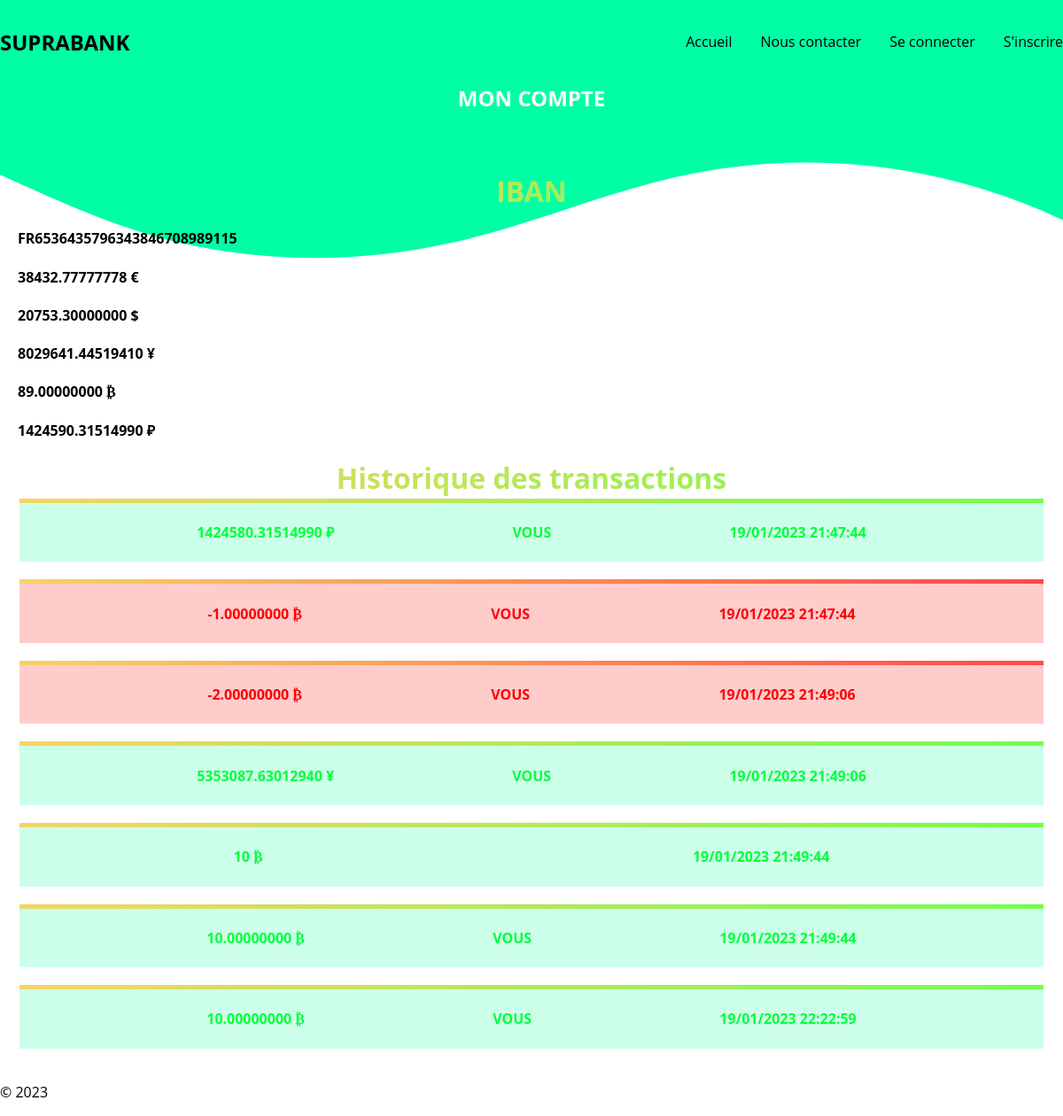
/account.php (signed in), run on the app's committed database.
### tables this page shows
CREATE TABLE `storage` (
  `id` int(11) NOT NULL,
  `id_user` int(11) NOT NULL,
  `id_currency` int(11) NOT NULL,
  `amount` decimal(64,8) NOT NULL DEFAULT '10.00000000'
);

CREATE TABLE `transactions` (
  `id` int(11) NOT NULL,
  `id_user` int(11) NOT NULL,
  `id_currency` int(11) NOT NULL,
  `amount` decimal(64,8) NOT NULL,
  `id_author` int(11) NOT NULL,
  `status` int(11) NOT NULL DEFAULT '0',
  `id_exchange` int(11) DEFAULT NULL,
  `date` datetime NOT NULL DEFAULT CURRENT_TIMESTAMP
);

### src/init.php (called while the page is built, shortened)
<?php
require_once __DIR__ . '/session.php';
require_once __DIR__ . '/class/DbManager.php';
$dbManager = new DbManager($db);

### src/class/DbManager.php (called while the page is built, shortened)
<?php
class DbManager
{
    private $db;
    function __construct(PDO $db)
    {
        $this->db = $db;
    }
    function select(string $sql, array $data, string $className = null)
    {
        $query = $this->db->prepare($sql);
        $query->execute($data);
        return $query->fetchAll();
    }
}

### www/account.php (the view, shortened to what this page needs)
<?php
require_once __DIR__ . '/../src/init.php';
require_once __DIR__ . '/../src/templates/partials/html_head.php';
?>
<body>
    <?php require_once __DIR__ . '/../src/templates/partials/header.php'; ?>
    <?php require_once __DIR__ . '/../src/templates/partials/banner.php'; ?>
    <section id="user-iban">
        <h3>IBAN</h3>
        <article>
            <h4>
                <?php echo $_SESSION['iban']; ?>
            </h4>
        </article>
    </section>
    <section id="user-money">
        <?php
        $sql = "SELECT * FROM storage WHERE id_user = ?";
        $userCurrencies = $dbManager->select($sql, [$_SESSION['id']]);
        $currencySymbols = ['€', '$', '¥', '₿', '₽'];
        foreach ($userCurrencies as $currency) {
            $currencyAmount = $currency['amount'];
            $currencyId = intval($currency['id_currency']);
            $currencySymbol = $currencySymbols[$currencyId - 1];
            echo "<article>";
            echo "<h4>$currencyAmount $currencySymbol</h4>";
            echo "</article>";
        }
        ?>
    </section>
    <section id="transaction-history">
        <h3>Historique des transactions</h3>
        <table>
            <tbody>
                <?php
                $BANK_NAME = "SUPRABANK";
                $sql = "SELECT * FROM transactions WHERE id_user = ? OR id_exchange = ?";
                $transactions = $dbManager->select($sql, [$_SESSION['id'], $_SESSION['id']]);
                foreach ($transactions as $transaction) {
                    $transactionAmount = $transaction['amount'];
                    $transactionSubject = $transaction['id_user'];
                    $transactionAuthor = $transaction['id_author'];
                    $transactionExchange = $transaction['id_exchange'];
                    $transactionDate = $transaction['date'];
                    $transactionDate = date('d/m/Y H:i:s', strtotime($transactionDate));
                    $transactionCurrencyId = $transaction['id_currency'];
                    $transactionCurrencySymbol = $currencySymbols[$transactionCurrencyId - 1];
                    $isDeposit = $transactionAmount > 0 && $transactionSubject == $_SESSION['id'];
                    $isTransactionReceipt = $transactionAmount < 0 && $transactionExchange == $_SESSION['id'];
                    if ($isDeposit || $isTransactionReceipt) {
                        $transactionType = 'add-money';
                        if ($isDeposit) {
                            if ($transactionAuthor == $_SESSION['id']) {
                                $transactionOrigin = "VOUS";
                            } else {
                                $transactionOrigin = $BANK_NAME;
                            }
                        } else {
                            $transactionAmount = -$transactionAmount;
                            if ($transactionAuthor == $transactionSubject) {
                                $senderFirstname = $dbManager->getById('users', $transactionAuthor)['firstname'];
                                $senderLastname = $dbManager->getById('users', $transactionAuthor)['lastname'];
                                $transactionOrigin = "$senderFirstname $senderLastname";
                            } else {
                                $transactionOrigin = $BANK_NAME;
                            }
                        }
                    } else {
                        $transactionType = 'remove-money';
                    }
                    echo '<tr class="transaction-display ' . $transactionType . '">';
                    echo "<td><h4>$transactionAmount $transactionCurrencySymbol</h4></td>";
                    echo "<td><h4>$transactionOrigin</h4></td>";
                    echo "<td><h4>$transactionDate</h4></td>";
                    echo "</tr>";
                }
                ?>
            </tbody>
        </table>
    </section>
    <?php require_once __DIR__ . '/../src/templates/partials/footer.php';
    ?>
</body>
</html>

### www/assets/style.css (style rules this page uses)
:root { --default-font-size: 16px; --header-color: hsl(0, 0%, 100%); --header-text-color: hsl(0, 0%, 0%); --header-font: "Open Sans", "sans-serif"; --header-title-font-size: 24px; --header-nav-font-size: 16px; --header-vertical-padding: 20px; --banner-color: #00ffa4; --highlight-color: white; }
*::before, *::after { margin: 0; padding: 0; box-sizing: border-box; }
body { font-family: "Open Sans", "sans-serif"; font-size: var(--default-font-size); background-color: hsl(0, 0%, 100%); padding: 0; margin: 0; }
section { padding: 0 20px; }
h2, h3 { text-align: center; margin: 0; color: var(--highlight-color); }
h3 { font-size: 2rem; background: -webkit-linear-gradient(45deg, #f6d365, #71ff49); -webkit-background-clip: text; -webkit-text-fill-color: transparent; }
.transaction-display { border-block-start: 5px solid; border-image-slice: 1; display: flex; justify-content: space-evenly; margin-bottom: 20px; }
table { width: 100%; }
tbody td h4 { text-align: center; }
.add-money { border-image-source: linear-gradient(to right, #f6d365 0%, #71ff49 100%); background-color: rgba(0, 255, 145, 0.2); color: hsl(134, 100%, 50%); }
.remove-money { border-image-source: linear-gradient(to right, #f6d365 0%, #ff4949 100%); background-color: hsl(0, 100%, 50%, 0.2); color: hsl(0, 100%, 50%); }

### data on the page
storage: amount "38432.77777778", id_currency "€"
storage: amount "20753.30000000", id_currency "$"
storage: amount "8029641.44519410", id_currency "¥"
storage: amount "89.00000000", id_currency "₿"
storage: amount "1424590.31514990", id_currency "₽"
transactions: amount "1424580.31514990", id_currency "₽", id_author "VOUS", date "19/01/2023 21:47:44"
transactions: amount "-1.00000000", id_currency "₿", date "19/01/2023 21:47:44"
transactions: amount "-2.00000000", id_currency "₿", date "19/01/2023 21:49:06"
transactions: amount "5353087.63012940", id_currency "¥", id_author "VOUS", date "19/01/2023 21:49:06"
transactions: amount "10", id_currency "₿", date "19/01/2023 21:49:44"
transactions: amount "10.00000000", id_currency "₿", id_author "VOUS", date "19/01/2023 21:49:44"
transactions: amount "10.00000000", id_currency "₿", id_author "VOUS", date "19/01/2023 22:22:59"

### other printed values
$bannerTitle "MON COMPTE"
$_SESSION['iban'] "FR6536435796343846708989115"
